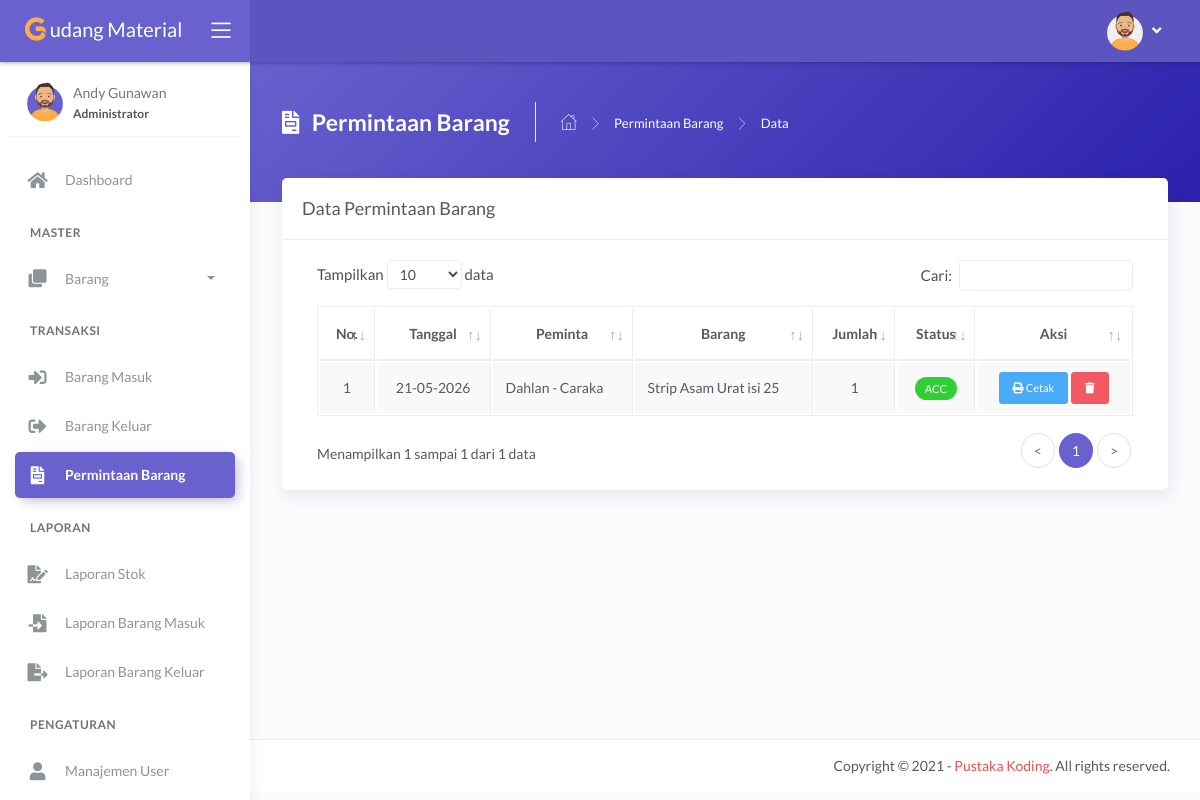
Screenshot of /main.php?module=permintaan (signed in) with the database file from the repository.
### tables this page shows
CREATE TABLE `tbl_permintaan` (
  `id_permintaan` int NOT NULL,
  `tanggal` date NOT NULL,
  `id_user` int NOT NULL,
  `barang` varchar(5) NOT NULL,
  `jumlah` int NOT NULL,
  `status` enum('Pending','ACC','Tolak') DEFAULT 'Pending',
  `id_transaksi_keluar` varchar(20) DEFAULT NULL
);

CREATE TABLE `tbl_user` (
  `id_user` int NOT NULL,
  `nama_user` varchar(30) NOT NULL,
  `username` varchar(30) NOT NULL,
  `password` varchar(255) NOT NULL,
  `hak_akses` enum('Administrator','Admin Gudang','Kepala Gudang','Guru','Caraka','Staff TU','Satpam') NOT NULL
);

CREATE TABLE `tbl_barang` (
  `id_barang` varchar(5) NOT NULL,
  `nama_barang` varchar(100) NOT NULL,
  `jenis` int NOT NULL,
  `stok_minimum` int NOT NULL,
  `stok` int NOT NULL DEFAULT '0',
  `satuan` int NOT NULL,
  `lokasi` varchar(20) NOT NULL,
  `foto` varchar(100) DEFAULT NULL
);

### modules/permintaan/tampil_data.php (the view, shortened to what this page needs)
<?php
if (basename($_SERVER['PHP_SELF']) === basename(__FILE__)) {
    header('location: 404.html');
}
else {
?>
    <div class="panel-header bg-secondary-gradient">
        <div class="page-inner py-45">
            <div class="d-flex align-items-left align-items-md-top flex-column flex-md-row">
                <div class="page-header text-white">
                    <h4 class="page-title text-white"><i class="fas fa-file-invoice mr-2"></i> Permintaan Barang</h4>
                    <ul class="breadcrumbs">
                        <li class="nav-home"><a href="?module=dashboard"><i class="flaticon-home text-white"></i></a></li>
                        <li class="separator"><i class="flaticon-right-arrow"></i></li>
                        <li class="nav-item"><a href="?module=permintaan" class="text-white">Permintaan Barang</a></li>
                        <li class="separator"><i class="flaticon-right-arrow"></i></li>
                        <li class="nav-item"><a>Data</a></li>
                    </ul>
                </div>
            </div>
        </div>
    </div>
    <div class="page-inner mt--5">
        <div class="card">
            <div class="card-header">
                <div class="card-title">Data Permintaan Barang</div>
            </div>
            <div class="card-body">
                <div class="table-responsive">
                    <table id="basic-datatables" class="display table table-bordered table-striped table-hover">
                        <thead>
                            <tr>
                                <th class="text-center">No.</th>
                                <th class="text-center">Tanggal</th>
                                <th class="text-center">Peminta</th>
                                <th class="text-center">Barang</th>
                                <th class="text-center">Jumlah</th>
                                <th class="text-center">Status</th>
                                <th class="text-center">Aksi</th>
                            </tr>
                        </thead>
                        <tbody>
                            <?php
                            $no = 1;
                            if ($_SESSION['hak_akses'] == 'Administrator' || $_SESSION['hak_akses'] == 'Admin Gudang') {
                                $query_str = "SELECT a.id_permintaan, a.tanggal, a.jumlah, a.status, b.nama_barang, u.nama_user, a.barang as id_barang
                                              FROM tbl_permintaan as a
                                              INNER JOIN tbl_barang as b ON a.barang = b.id_barang
                                              INNER JOIN tbl_user as u ON a.id_user = u.id_user
                                              ORDER BY a.id_permintaan DESC";
                            }
                            $query = mysqli_query($mysqli, $query_str) or die('Error query: ' . mysqli_error($mysqli));
                            while ($data = mysqli_fetch_assoc($query)) {
                                if($data['status'] == 'Pending') {
                                    $badge = 'badge-warning';
                                } elseif($data['status'] == 'ACC') {
                                    $badge = 'badge-success';
                                } else {
                                    $badge = 'badge-danger';
                                }
                            ?>
                                <tr>
                                    <td class="text-center"><?php echo $no++; ?></td>
                                    <td class="text-center"><?php echo date('d-m-Y', strtotime($data['tanggal'])); ?></td>
                                    <td><?php echo $data['nama_user']; ?></td>
                                    <td><?php echo $data['nama_barang']; ?></td>
                                    <td class="text-center"><?php echo $data['jumlah']; ?></td>
                                    <td class="text-center"><span class="badge <?php echo $badge; ?>"><?php echo $data['status']; ?></span></td>
                                    <td class="text-center">
                                        <?php if ($data['status'] == 'ACC') { ?>
                                            <a href="modules/permintaan/cetak_bukti.php?id=<?php echo $data['id_permintaan']; ?>" target="_blank" class="btn btn-info btn-sm text-white" data-toggle="tooltip" title="Cetak Bukti">
                                                <i class="fas fa-print"></i> Cetak
                                            </a>
                                        <?php } ?>
                                        <a href="modules/permintaan/proses_hapus.php?id=<?php echo $data['id_permintaan']; ?>" onclick="return confirm('Anda yakin ingin menghapus data permintaan ini? (Jika sudah ACC, maka stok dan transaksi barang keluar akan dikembalikan otomatis)')" class="btn btn-danger btn-sm text-white" data-toggle="tooltip" title="Hapus">
                                            <i class="fas fa-trash"></i>
                                        </a>
                                    </td>
                                </tr>
                            <?php } ?>
                        </tbody>
                    </table>
                </div>
            </div>
        </div>
    </div>
<?php } ?>

### rows the page displays
tbl_permintaan: tanggal "21-05-2026", id_user.nama_user "Dahlan - Caraka", tbl_barang.nama_barang "Strip Asam Urat isi 25", jumlah "1", status "ACC"

### other values shown
$_SESSION['nama_user'] "Andy Gunawan"
$_SESSION['hak_akses'] "Administrator"
